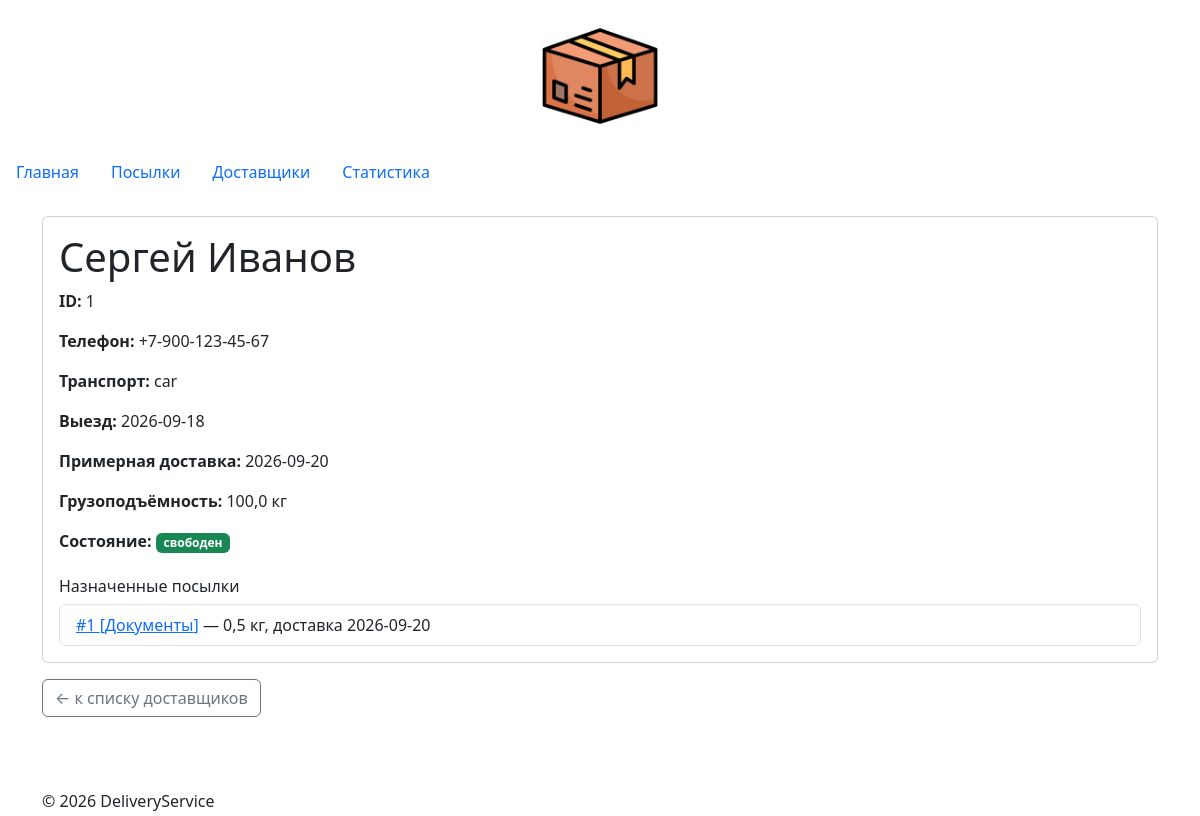
Screenshot of /couriers/1/ with the database file from the repository.
### couriers/views.py (the view)
# urls.py: path("<int:courier_id>/", views.courier_detail, name="detail"),
def courier_detail(request, courier_id):
    conn = _conn()
    courier = conn.execute(
        "SELECT * FROM couriers WHERE id = ?",
        [courier_id],
    ).fetchone()
    packages_list = []
    if courier is not None:
        packages_list = conn.execute(
            """
            SELECT id, category, arrival_date, weight
            FROM packages
            WHERE courier_id = ?
            ORDER BY arrival_date
            """,
            [courier_id],
        ).fetchall()
    conn.close()
    return render(
        request,
        "couriers/courier_detail.html",
        {"courier": courier, "courier_packages": packages_list},
        status=404 if courier is None else 200,
    )

### couriers/views.py (called while the page is built)
def _conn():
    conn = sqlite3.connect(DB_PATH)
    conn.row_factory = sqlite3.Row
    return conn

### couriers/templates/couriers/courier_detail.html (shortened to what this page needs)
{% extends "base.html" %}
{% block content %}
{% if courier %}
<div class="card">
  <div class="card-body">
    <h1 class="card-title">{{ courier.name }}</h1>
    <p><strong>ID:</strong> {{ courier.id }}</p>
    <p><strong>Телефон:</strong> {{ courier.phone }}</p>
    <p><strong>Транспорт:</strong> {{ courier.vehicle }}</p>
    <p><strong>Выезд:</strong> {{ courier.departure_date }}</p>
    <p><strong>Примерная доставка:</strong> {{ courier.expected_delivery_date }}</p>
    <p><strong>Грузоподъёмность:</strong> {{ courier.capacity_kg }} кг</p>
    <p><strong>Состояние:</strong>
      {% if courier.is_available %}
        <span class="badge bg-success">свободен</span>
      {% else %}
        <span class="badge bg-secondary">занят</span>
      {% endif %}
    </p>
    <h2 class="h6 mt-4">Назначенные посылки</h2>
    {% if courier_packages %}
    <ul class="list-group">
      {% for p in courier_packages %}
      <li class="list-group-item">
        <a href="{% url 'packages:detail' p.id %}">#{{ p.id }} [{{ p.category }}]</a>
        — {{ p.weight }} кг, доставка {{ p.arrival_date }}
      </li>
      {% endfor %}
    </ul>
    {% else %}
    <p class="text-muted">Посылки не назначены.</p>
    {% endif %}
  </div>
</div>
{% else %}
<h1 class="text-danger">Доставщик не найден</h1>
<p>Доставщик с указанным идентификатором отсутствует.</p>
{% endif %}
<a href="{% url 'couriers:list' %}" class="btn btn-outline-secondary mt-3">
  ← к списку доставщиков
</a>
{% endblock %}

### homepage/static/homepage/css/style.css (style rules this page uses)
body { min-height: 100vh; }

### rows the page displays
couriers: name "Сергей Иванов", vehicle "car"
packages: id "1", category "Документы", weight "0,5", arrival_date "2026-09-20"

### other values shown
{{ courier.id }} "1"
{{ courier.phone }} "+7-900-123-45-67"
{{ courier.departure_date }} "2026-09-18"
{{ courier.expected_delivery_date }} "2026-09-20"
{{ courier.capacity_kg }} "100,0"
